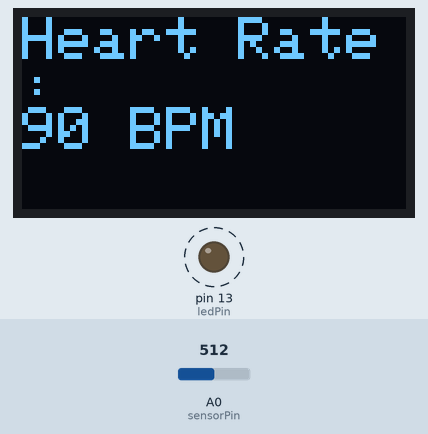
Recording of a sketch running on a simulated Arduino Uno, built with avr-gcc and run on an emulated ATmega328P. Shown: 128×64 one-colour display, output pins drawn as LEDs (lit = HIGH). Dashed ring = blinking. Inputs (shaded band) come from the test bench; at power-on: A0 (sensorPin) = 512. What the sketch prints to the serial monitor is not drawn.

Above: at 0.9 s.
1.6 s: A0 (sensorPin) set to 521
5.0 s: A0 (sensorPin) set to 536
At 6.1 s:
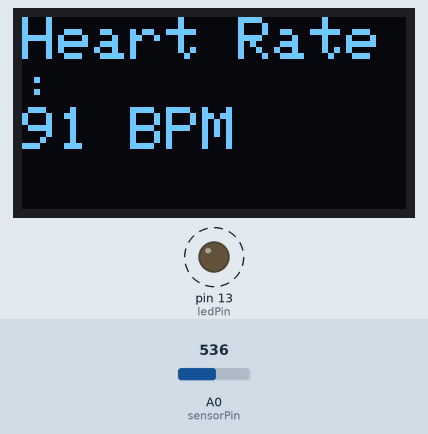
7.8 s: A0 (sensorPin) set to 511
At 8.41 s:
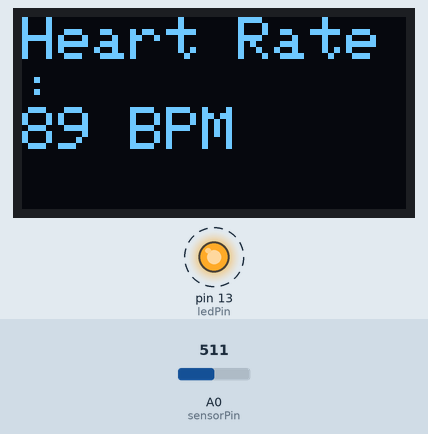
Timing chart, 0 to 15.8 s (numbered marks = the images above; inputs shaded):
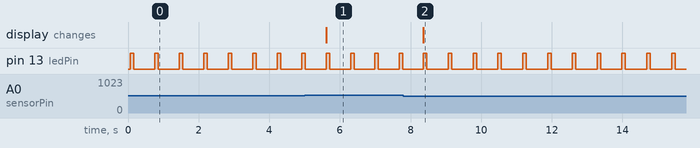

The sketch:

heart_rate.ino
```cpp
#include <Wire.h>
#include <Adafruit_GFX.h>
#include <Adafruit_SSD1306.h>

#define SCREEN_WIDTH 128
#define SCREEN_HEIGHT 64
Adafruit_SSD1306 display(SCREEN_WIDTH, SCREEN_HEIGHT, &Wire);

int sensorPin = A0;   // Simulated MAX30102
int ledPin = 13;      // LED for heartbeat
int heartRate;

void setup() {
  pinMode(ledPin, OUTPUT);
  digitalWrite(ledPin, LOW);

  Serial.begin(9600);

  if(!display.begin(SSD1306_SWITCHCAPVCC, 0x3C)) {
    Serial.println("SSD1306 allocation failed");
    for(;;);
  }

  display.clearDisplay();
  display.setTextSize(2);
  display.setTextColor(SSD1306_WHITE);
}

void loop() {
  // Simulate reading from sensor
  int sensorValue = analogRead(sensorPin);
  heartRate = map(sensorValue, 0, 1023, 60, 120); // map to 60-120 BPM
  Serial.println(heartRate);

  // Display heart rate on OLED
  display.clearDisplay();
  display.setCursor(0,0);
  display.print("Heart Rate:");
  display.setCursor(0,30);
  display.print(heartRate);
  display.print(" BPM");
  display.display();

  // LED blinking in sync with heartbeat
  int beatInterval = 60000 / heartRate; // ms between beats
  digitalWrite(ledPin, HIGH);
  delay(100); // LED on duration
  digitalWrite(ledPin, LOW);
  delay(beatInterval - 100); // wait rest of the beat interval
}
```

Measured:
- the behaviour switches between 528 and 529 on A0 (sensorPin) (found by bisection; images 0 and 1)
- after the input at 5.0 s, the display: changes after 0.62 s (image 1)
- after the input at 7.8 s, the display: changes after 0.57 s (image 2)
- by itself, pin 13 (ledPin): alternates HIGH for 0.10 s and LOW for 0.60 s
